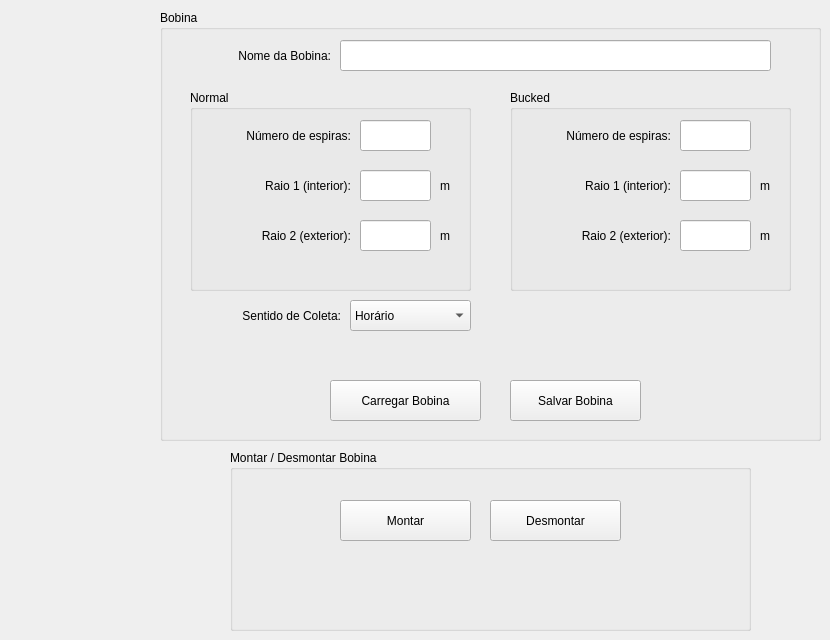
    <widget class="QWidget" name="tab_6">
     <attribute name="title">
      <string>Bobina</string>
     </attribute>
     <widget class="QGroupBox" name="groupBox_15">
      <property name="geometry">
       <rect>
        <x>160</x>
        <y>10</y>
        <width>661</width>
        <height>431</height>
       </rect>
      </property>
      <property name="title">
       <string>Bobina</string>
      </property>
      <widget class="QGroupBox" name="groupBox_14">
       <property name="geometry">
        <rect>
         <x>350</x>
         <y>80</y>
         <width>281</width>
         <height>201</height>
        </rect>
       </property>
       <property name="title">
        <string>Bucked</string>
       </property>
       <widget class="QLineEdit" name="nespirasb">
        <property name="geometry">
         <rect>
          <x>170</x>
          <y>30</y>
          <width>71</width>
          <height>31</height>
         </rect>
        </property>
       </widget>
       <widget class="QLineEdit" name="raio1b">
        <property name="geometry">
         <rect>
          <x>170</x>
          <y>80</y>
          <width>71</width>
          <height>31</height>
         </rect>
        </property>
        <property name="text">
         <string/>
        </property>
       </widget>
       <widget class="QLineEdit" name="raio2b">
        <property name="geometry">
         <rect>
          <x>170</x>
          <y>130</y>
          <width>71</width>
          <height>31</height>
         </rect>
        </property>
       </widget>
       <widget class="QLabel" name="label_80">
        <property name="geometry">
         <rect>
          <x>20</x>
          <y>30</y>
          <width>141</width>
          <height>31</height>
         </rect>
        </property>
        <property name="text">
         <string>Número de espiras:</string>
        </property>
        <property name="alignment">
         <set>Qt::AlignRight|Qt::AlignTrailing|Qt::AlignVCenter</set>
        </property>
       </widget>
       <widget class="QLabel" name="label_83">
        <property name="geometry">
         <rect>
          <x>250</x>
          <y>80</y>
          <width>21</width>
          <height>31</height>
         </rect>
        </property>
        <property name="text">
         <string>m</string>
        </property>
       </widget>
       <widget class="QLabel" name="label_84">
        <property name="geometry">
         <rect>
          <x>250</x>
          <y>130</y>
          <width>21</width>
          <height>31</height>
         </rect>
        </property>
        <property name="text">
         <string>m</string>
        </property>
       </widget>
       <widget class="QLabel" name="label_87">
        <property name="geometry">
         <rect>
          <x>20</x>
          <y>130</y>
          <width>141</width>
          <height>31</height>
         </rect>
        </property>
        <property name="text">
         <string>Raio 2 (exterior):</string>
        </property>
        <property name="alignment">
         <set>Qt::AlignRight|Qt::AlignTrailing|Qt::AlignVCenter</set>
        </property>
       </widget>
       <widget class="QLabel" name="label_86">
        <property name="geometry">
         <rect>
          <x>20</x>
          <y>80</y>
          <width>141</width>
          <height>31</height>
         </rect>
        </property>
        <property name="text">
         <string>Raio 1 (interior):</string>
        </property>
        <property name="alignment">
         <set>Qt::AlignRight|Qt::AlignTrailing|Qt::AlignVCenter</set>
        </property>
       </widget>
      </widget>
      <widget class="QGroupBox" name="groupBox_13">
       <property name="geometry">
        <rect>
         <x>30</x>
         <y>80</y>
         <width>281</width>
         <height>201</height>
        </rect>
       </property>
       <property name="title">
        <string>Normal</string>
       </property>
       <widget class="QLineEdit" name="nespiras">
        <property name="geometry">
         <rect>
          <x>170</x>
          <y>30</y>
          <width>71</width>
          <height>31</height>
         </rect>
        </property>
       </widget>
       <widget class="QLineEdit" name="raio1">
        <property name="geometry">
         <rect>
          <x>170</x>
          <y>80</y>
          <width>71</width>
          <height>31</height>
         </rect>
        </property>
        <property name="text">
         <string/>
        </property>
       </widget>
       <widget class="QLineEdit" name="raio2">
        <property name="geometry">
         <rect>
          <x>170</x>
          <y>130</y>
          <width>71</width>
          <height>31</height>
         </rect>
        </property>
       </widget>
       <widget class="QLabel" name="label_75">
        <property name="geometry">
         <rect>
          <x>20</x>
          <y>30</y>
          <width>141</width>
          <height>31</height>
         </rect>
        </property>
        <property name="text">
         <string>Número de espiras:</string>
        </property>
        <property name="alignment">
         <set>Qt::AlignRight|Qt::AlignTrailing|Qt::AlignVCenter</set>
        </property>
       </widget>
       <widget class="QLabel" name="label_76">
        <property name="geometry">
         <rect>
          <x>20</x>
          <y>80</y>
          <width>141</width>
          <height>31</height>
         </rect>
        </property>
        <property name="text">
         <string>Raio 1 (interior):</string>
        </property>
        <property name="alignment">
         <set>Qt::AlignRight|Qt::AlignTrailing|Qt::AlignVCenter</set>
        </property>
       </widget>
       <widget class="QLabel" name="label_77">
        <property name="geometry">
         <rect>
          <x>20</x>
          <y>130</y>
          <width>141</width>
          <height>31</height>
         </rect>
        </property>
        <property name="text">
         <string>Raio 2 (exterior):</string>
        </property>
        <property name="alignment">
         <set>Qt::AlignRight|Qt::AlignTrailing|Qt::AlignVCenter</set>
        </property>
       </widget>
       <widget class="QLabel" name="label_78">
        <property name="geometry">
         <rect>
          <x>250</x>
          <y>80</y>
          <width>21</width>
          <height>31</height>
         </rect>
        </property>
        <property name="text">
         <string>m</string>
        </property>
       </widget>
       <widget class="QLabel" name="label_79">
        <property name="geometry">
         <rect>
          <x>250</x>
          <y>130</y>
          <width>21</width>
          <height>31</height>
         </rect>
        </property>
        <property name="text">
         <string>m</string>
        </property>
       </widget>
      </widget>
      <widget class="QPushButton" name="BobinaS">
       <property name="geometry">
        <rect>
         <x>350</x>
         <y>370</y>
         <width>131</width>
         <height>41</height>
        </rect>
       </property>
       <property name="text">
        <string>Salvar Bobina</string>
       </property>
       <property name="icon">
        <iconset>
         <normaloff>imagens/save.png</normaloff>imagens/save.png</iconset>
       </property>
      </widget>
      <widget class="QPushButton" name="BobinaL">
       <property name="geometry">
        <rect>
         <x>170</x>
         <y>370</y>
         <width>151</width>
         <height>41</height>
        </rect>
       </property>
       <property name="text">
        <string>Carregar Bobina</string>
       </property>
       <property name="icon">
        <iconset>
         <normaloff>imagens/1351621523_Download.png</normaloff>imagens/1351621523_Download.png</iconset>
       </property>
      </widget>
      <widget class="QLineEdit" name="BobinaNome">
       <property name="geometry">
        <rect>
         <x>180</x>
         <y>30</y>
         <width>431</width>
         <height>31</height>
        </rect>
       </property>
      </widget>
      <widget class="QLabel" name="label_85">
       <property name="geometry">
        <rect>
         <x>40</x>
         <y>30</y>
         <width>131</width>
         <height>31</height>
        </rect>
       </property>
       <property name="text">
        <string>Nome da Bobina:</string>
       </property>
       <property name="alignment">
        <set>Qt::AlignRight|Qt::AlignTrailing|Qt::AlignVCenter</set>
       </property>
      </widget>
      <widget class="QLabel" name="label_34">
       <property name="geometry">
        <rect>
         <x>40</x>
         <y>290</y>
         <width>141</width>
         <height>31</height>
        </rect>
       </property>
       <property name="text">
        <string>Sentido de Coleta:</string>
       </property>
       <property name="alignment">
        <set>Qt::AlignRight|Qt::AlignTrailing|Qt::AlignVCenter</set>
       </property>
      </widget>
      <widget class="QComboBox" name="sentido_2">
       <property name="geometry">
        <rect>
         <x>190</x>
         <y>290</y>
         <width>121</width>
         <height>31</height>
        </rect>
       </property>
       <item>
        <property name="text">
         <string>Horário</string>
        </property>
       </item>
       <item>
        <property name="text">
         <string>Anti-horário</string>
        </property>
       </item>
      </widget>
     </widget>
     <widget class="QGroupBox" name="groupBox_9">
      <property name="geometry">
       <rect>
        <x>230</x>
        <y>450</y>
        <width>521</width>
        <height>181</height>
       </rect>
      </property>
      <property name="title">
       <string>Montar / Desmontar Bobina</string>
      </property>
      <widget class="QPushButton" name="montar">
       <property name="geometry">
        <rect>
         <x>110</x>
         <y>50</y>
         <width>131</width>
         <height>41</height>
        </rect>
       </property>
       <property name="text">
        <string>Montar</string>
       </property>
      </widget>
      <widget class="QPushButton" name="desmontar">
       <property name="geometry">
        <rect>
         <x>260</x>
         <y>50</y>
         <width>131</width>
         <height>41</height>
        </rect>
       </property>
       <property name="text">
        <string>Desmontar</string>
       </property>
      </widget>
     </widget>
    </widget>
